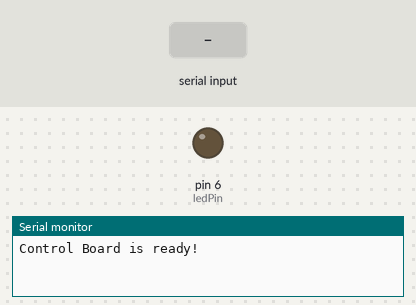
A sketch run on a simulated Arduino Uno, built with avr-gcc and run on an emulated ATmega328P. Shown: output pins drawn as LEDs (lit = HIGH), the last lines printed to the serial monitor. The test bench sets the inputs (shaded band).

Above: at 1.2 s.
1.3 s: "90,45\n" received over Serial
At 2.1 s:
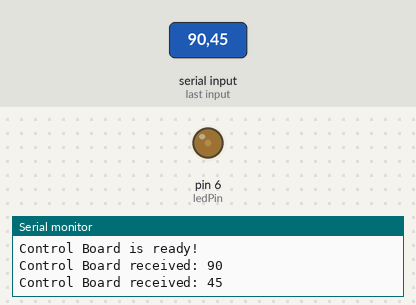
3.8 s: "30,150\n" received over Serial
At 4.4 s:
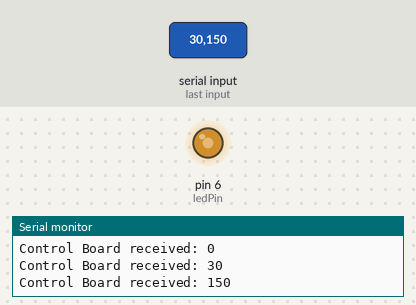
6.3 s: "200\n" received over Serial
At 7.1 s:
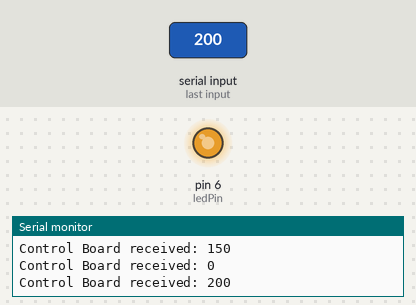
Timing chart, 0 to 9.3 s (numbered marks = the images above; inputs shaded):
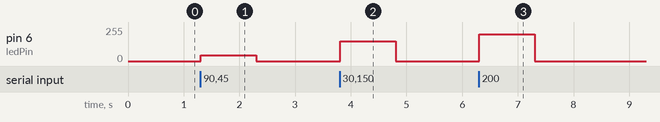

Measured:
- after the input at 1.3 s, pin 6 (ledPin): 0/255 → 45/255 at once, → 0/255 1.0 s later
- after the input at 3.8 s, pin 6 (ledPin): 0/255 → 150/255 at once, → 0/255 1.0 s later
- after the input at 6.3 s, pin 6 (ledPin): 0/255 → 200/255 at once, → 0/255 1.0 s later

The sketch:

Sketch_04.3_Application_of_Serial.ino
```cpp
/*
  Application_of_Serial

  modified 2021/6/30
  by http://www.freenove.com
*/

int inInt;        // define a variable to store the data received from serial
int counter = 0;  // define a variable as the data sending to serial
int ledPin = 6;   // the number of the LED pin

void setup() {
  pinMode(ledPin, OUTPUT);              // initialize the LED pin as an output
  Serial.begin(9600);                   // initialize serial port, set baud rate to 9600
  Serial.println("Control Board is ready!");     // print the string "Control Board is ready!"
}

void loop() {
  if (Serial.available()) {         // judge whether the data has been received
    inInt = Serial.parseInt();      // read an integer
    Serial.print("Control Board received: ");  // print the string "Control Board received:"
    Serial.println(inInt);          // print the received character
    counter = constrain(inInt,0,255);
    analogWrite(ledPin,counter);
  }
}
```
